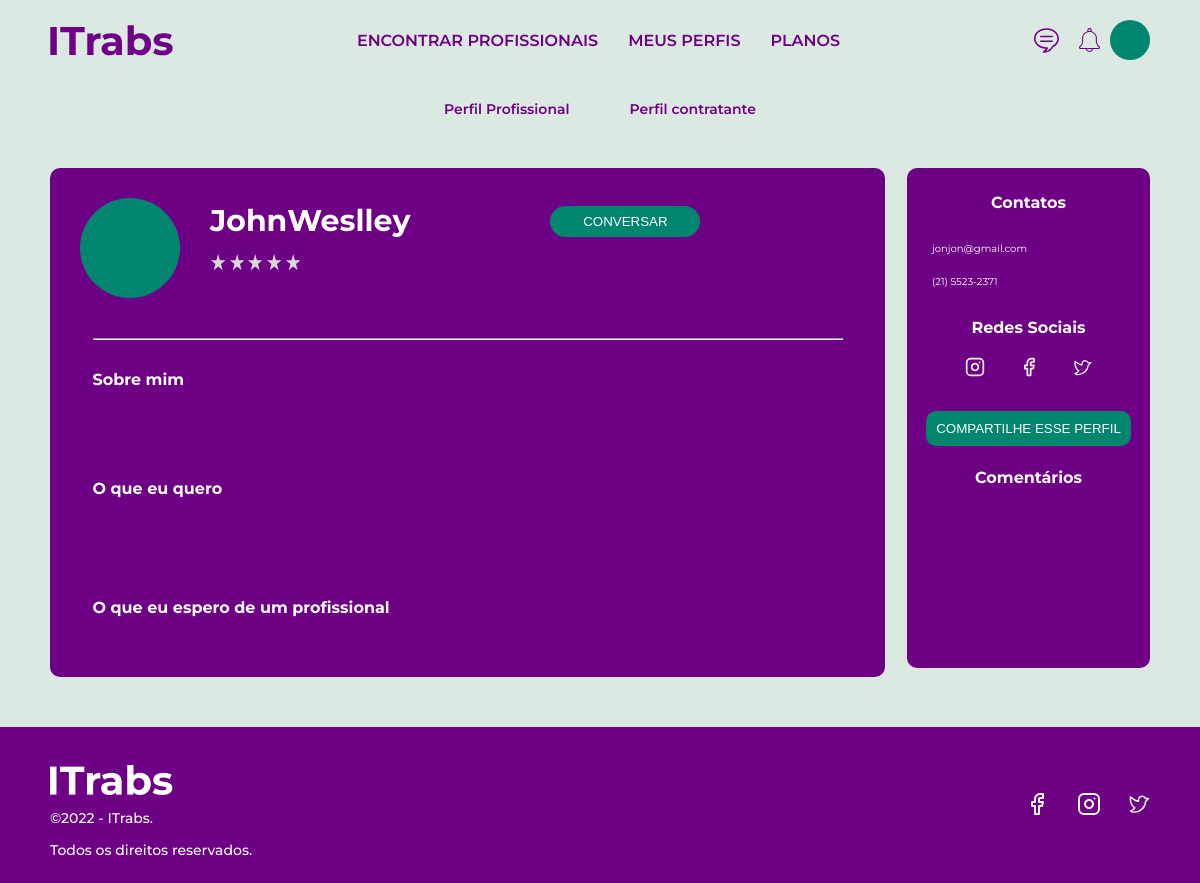
Before: /cprofile/JohnWeslley (signed in) with the older database file.
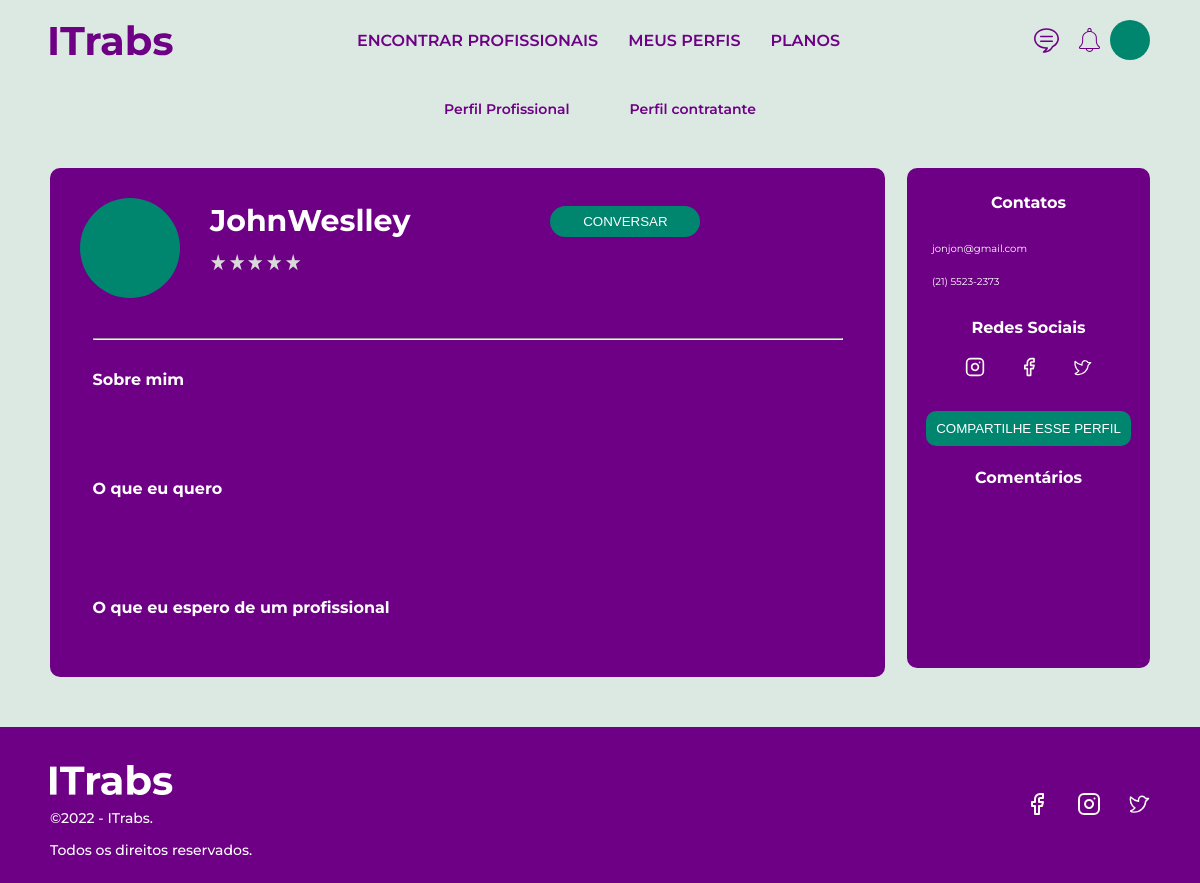
After: the same page with the newer database file.
### users/models.py (models this page shows, shortened)
class CustomUser(AbstractUser):
    STATUS = (
        ('standard', 'standard'),
        ('gold', 'gold'),
        ('platinum', 'platinum')
    )
    LANGUAGES = (
        ('Português', 'Português'),
        ('Inglês', 'Inglês'),
        ('Espanhol', 'Espanhol'),
    )
    CATEGORY = (
        ('Não especificado', 'Não especificado'),
        ('Serviços Domésticos', 'Serviços Domésticos'),
        ('TI e Programação', 'TI e Programação'),
        ('Moda e Beleza', 'Moda e Beleza'),
        ('Reforma e Reparos', 'Reforma e Reparos'),
        ('Saúde', 'Saúde'),
        ('Assistência Técnica', 'Assistência Técnica'),
        ('Tradução e Conteúdo', 'Tradução e Conteúdo'),
        ('Design e Multimedia', 'Design e Multimedia'),
    )
    CURRENCY = (
        ('BRL', 'BRL'),
        ('USD', 'USD'),
        ('EUR', 'EUR'),
        ('GBP', 'GBP'),
    )
    email = models.EmailField(unique=True)
    phone_number = models.CharField('Phone number', max_length=16, default='(0) 0 0000-0000')
    status = models.CharField(choices=STATUS, max_length=10, default='standard')
    about_general = models.TextField('About me', max_length=300, default='', blank=True)
    about_looking = models.TextField('Looking for', max_length=300, default='', blank=True)
    about_expectation = models.TextField('What I expect', max_length=300, default='', blank=True)
    occupation = models.CharField('Occupation', max_length=50, blank=True)
    professional_history = models.TextField('Professional history', max_length=300, default='', blank=True)
    about_professional = models.TextField('About my career', max_length=300, default='', blank=True)
    about_advertisement = models.TextField('Descrição do Anúncio:', max_length=300, default='', blank=True)
    category = models.CharField('Categoria', choices=CATEGORY, max_length=30, default='Não especificado')
    availability = models.TextField('Disponibilidade', max_length=70, default='', blank=True)
    currency =  models.CharField('Moeda', max_length=3, choices=CURRENCY, default='BRL')
    currency_amount = models.DecimalField('Preço por hora', max_digits=10, decimal_places=2, default=0)
    languages = MultiSelectField('Idiomas', max_length=30, choices=LANGUAGES, default='Português')

### users/views.py (the view, shortened to what this page needs)
# urls.py: path('cprofile/<username>', views.customer_profile, name='customer_profile'),
def customer_profile(request, username):
    if request.user.is_authenticated:
        user = get_user_model().objects.filter(username=username).first()
        if user:
            form_right_info = UserUpdateFormRightInfo(instance=user)
            form_general_info = UserUpdateFormAboutGeneral(instance=user)
            form_looking_info = UserUpdateFormAboutLooking(instance=user)
            form_expectation_info = UserUpdateFormAboutExpectation(instance=user)
            return render(
                request=request,
                template_name='users/perfilcontratante.html',
                context={
                    'form': form_right_info,
                    'form_general_info': form_general_info,
                    'form_looking_info': form_looking_info,
                    'form_expectation_info': form_expectation_info,
                })
        return redirect('customer_profile', user.username)
    return redirect('home')

### users/templates/users/perfilcontratante.html (shortened to what the changed rows need)
{% load static %}
<!DOCTYPE html>
<html lang="pt-br">
<head>
  <link rel="stylesheet" href="{% static 'css/perfilcontratante.css' %}" />
</head>
<body>
  <section id="profile-info">
    <div class="container">
      <div class="info-division">
        <div class="left-info">
          <div class="row">
            <div class="profile-information">
              <h2><span>{{ form.instance.username }}</span></h2>
            </div>
          </div>
          {% if user.username == form.instance.username %}
          <div class="about-box box">
            <span>
              <div class="box-label">
                <h3>Sobre mim</h3>
                <img src="{% static 'images/EditPencil.svg' %}">
              </div>
            </span>
            <div class="about">
              <p>
                <span>
                  {{ form.instance.about_general }}
                </span>
              </p>
              <form method="POST">
                {% csrf_token %}
                {{ form_general_info.about_general }}
                <input type="submit" id="button" value="Atualizar" name="update_general_info"/>
              </form>
            </div>
          </div>
          <div class="user-will box">
            <span>
              <div class="box-label">
                <h3>O que eu quero</h3>
              </div>
            </span>
            <div class="about">
              <p>
                <span>
                  {{ form.instance.about_looking }}
                </span>
              </p>
              <form method="POST">
                {% csrf_token %}
                {{ form_looking_info.about_looking }}
                <input type="submit" id="button" value="Atualizar" name="update_looking_info">
              </form>
            </div>
          </div>
          <div class="professional-wait box">
            <span>
              <div class="box-label">
                <h3>O que eu espero de um profissional</h3>
              </div>
            </span>
            <div class="about">
              <p>
                <span>
                  {{ form.instance.about_expectation }}
                </span>
              </p>
              <form method="POST">
                {% csrf_token %}
                {{ form_expectation_info.about_expectation }}
                <input type="submit" id="button" value="Atualizar" name="update_expectation_info">
              </form>
            </div>
          </div>
        </div>
        <div class="right-info">
          <div class="contact">
            <h2>Contatos<img src="{% static 'images/EditPencil.svg' %}" id="edit"></h2>
            <div id="contacts-info">
              <a href="#">{{ form.instance.email }}</a>
              <form method="POST" id="form">
                {% csrf_token %}
                {{ form.email }}
                <br>
              <a href="#">{{ form.instance.phone_number }}</a>
                {% csrf_token %}
                {{ form.phone_number }}
                <input type="submit" id="button" value="Atualizar" name="update_right_info" />
              </form>
            </div>
          </div>
          <div class="social">
            <h2>Redes Sociais</h2>
            <div class="socials">
              <a href="#"><img src="{% static 'images/instagram.svg' %}"></a>
              <a href="#"><img src="{% static 'images/facebook.svg' %}"></a>
              <a href="#"><img src="{% static 'images/TwitterLogo.svg' %}"></a>
            </div>
          </div>
          <div class="button">
            <a href="#">
              <button>COMPARTILHE ESSE PERFIL</button>
            </a>
          </div>
          <div class="comments">
            <h2>Comentários</h2>
            <div id="users-comments">
            </div>
          </div>
        </div>
        {% else %}
        <div class="about-box box">
          <span>
            <div class="box-label">
              <h3>Sobre mim</h3>
            </div>
          </span>
          <div class="about">
          </div>
        </div>
        <div class="user-will box">
          <span>
            <div class="box-label">
              <h3>O que eu quero</h3>
            </div>
          </span>
          <div class="about">
          </div>
        </div>
        <div class="professional-wait box">
          <span>
            <div class="box-label">
              <h3>O que eu espero de um profissional</h3>
            </div>
          </span>
          <div class="about">
          </div>
        </div>
      </div>
      <div class="right-info">
        <div class="contact">
          <h2>Contatos</h2>
          <div id="contacts-info">
            <a href="#">{{ form.instance.email }}</a>
            <a href="#">{{ form.instance.phone_number }}</a>
          </div>
        </div>
        <div class="social">
          <h2>Redes Sociais</h2>
          <div class="socials">
            <a href="#"><img src="{% static 'images/instagram.svg' %}"></a>
            <a href="#"><img src="{% static 'images/facebook.svg' %}"></a>
            <a href="#"><img src="{% static 'images/TwitterLogo.svg' %}"></a>
          </div>
        </div>
        <div class="button">
          <a href="#">
            <button>COMPARTILHE ESSE PERFIL</button>
          </a>
        </div>
        <div class="comments">
          <h2>Comentários</h2>
        </div>
      </div>
      {% endif %}
    </div>
    </div>
  </section>
</body>
</html>

Changed rows visible on the page:
changed CustomUser "JohnWeslley": instance.phone_number "(21) 5523-2371" → "(21) 5523-2373"
